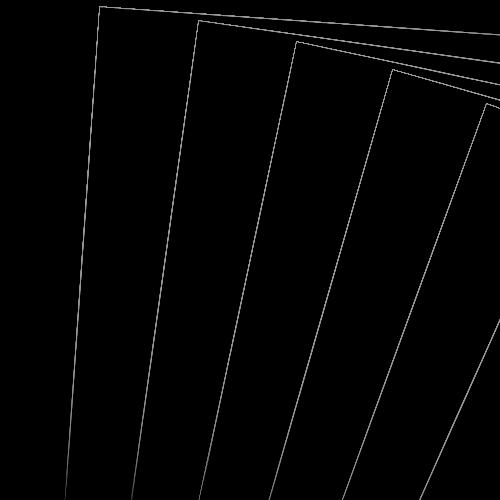
Frame 1 (no input)
Frame 60 (the mouse pressed at the canvas centre just before this capture): identical to frame 1, image omitted
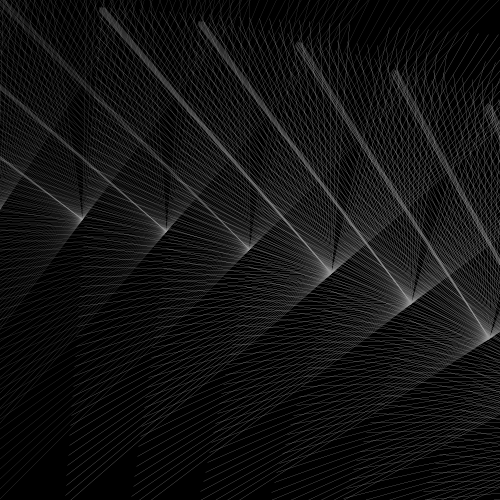
Frame 120 (the mouse held since frame 60 and released just before this capture)

The Processing sketch that drew these frames (run headless with seeded random() and noise(); from frame 60 on, the mouse is pressed at the canvas centre):

// Processing sketch: processing_84230
// ── processing_84230.pde

void setup()
{
  size(500,500);
 
}

void draw ()
{
  smooth();
  background(0);
   noFill();
  
  for (int posX=25; posX<width; posX=posX+50)
  {
  
   for (int posY=25; posY<height; posY=posY+50)
   {
    
  
  stroke(255);
  rotate(PI/45);
  translate(100, 0);


stroke(153);
strokeWeight(0.01);

line(mouseX, mouseY, 1, 0);
line(mouseX, mouseY, 2, 0);
line(mouseX, mouseY, 3, 0);
line(mouseX, mouseY, 4, 0);
line(mouseX, mouseY, 5, 0);
line(mouseX, mouseY, 10, 0);
line(mouseX, mouseY, 20, 0);
line(mouseX, mouseY, 30, 0);
line(mouseX, mouseY, 40, 0);
line(mouseX, mouseY, 50, 0);
line(mouseX, mouseY, 60, 0);
line(mouseX, mouseY, 70, 0);
line(mouseX, mouseY, 80, 0);
line(mouseX, mouseY, 90, 0);
line(mouseX, mouseY, 100, 0);
line(mouseX, mouseY, 110, 0);
line(mouseX, mouseY, 120, 0);
line(mouseX, mouseY, 130, 0);
line(mouseX, mouseY, 140, 0);
line(mouseX, mouseY, 150, 0);
line(mouseX, mouseY, 160, 0);
line(mouseX, mouseY, 170, 0);
line(mouseX, mouseY, 180, 0);
line(mouseX, mouseY, 190, 0);
line(mouseX, mouseY, 200, 0);
line(mouseX, mouseY, 210, 0);
line(mouseX, mouseY, 220, 0);
line(mouseX, mouseY, 230, 0);
line(mouseX, mouseY, 240, 0);
line(mouseX, mouseY, 250, 0);
line(mouseX, mouseY, 290, 0);
line(mouseX, mouseY, 300, 0);
line(mouseX, mouseY, 310, 0);
line(mouseX, mouseY, 320, 0);
line(mouseX, mouseY, 330, 0);
line(mouseX, mouseY, 340, 0);
line(mouseX, mouseY, 350, 0);
line(mouseX, mouseY, 360, 0);
line(mouseX, mouseY, 370, 0);
line(mouseX, mouseY, 380, 0);
line(mouseX, mouseY, 390, 0);
line(mouseX, mouseY, 400, 0);
line(mouseX, mouseY, 410, 0);
line(mouseX, mouseY, 420, 0);
line(mouseX, mouseY, 430, 0);
line(mouseX, mouseY, 440, 0);
line(mouseX, mouseY, 450, 0);
line(mouseX, mouseY, 460, 0);
line(mouseX, mouseY, 470, 0);
line(mouseX, mouseY, 480, 0);
line(mouseX, mouseY, 490, 0);
line(mouseX, mouseY, 500, 0);
line(mouseX, mouseY, 0, 1);
line(mouseX, mouseY, 0, 2);
line(mouseX, mouseY, 0, 3);
line(mouseX, mouseY, 0, 4);
line(mouseX, mouseY, 0, 5);
line(mouseX, mouseY, 0, 10);
line(mouseX, mouseY, 0, 20);
line(mouseX, mouseY,0, 30);
line(mouseX, mouseY, 0, 40);
line(mouseX, mouseY, 0, 50);
line(mouseX, mouseY, 0, 60);
line(mouseX, mouseY, 0, 70);
line(mouseX, mouseY, 0, 80);
line(mouseX, mouseY, 0, 90);
line(mouseX, mouseY, 0, 100);
line(mouseX, mouseY, 0, 110);
line(mouseX, mouseY, 0, 120);
line(mouseX, mouseY, 0, 130);
line(mouseX, mouseY, 0, 140);
line(mouseX, mouseY, 0, 150);
line(mouseX, mouseY, 0, 160);
line(mouseX, mouseY, 0, 170);
line(mouseX, mouseY, 0, 180);
line(mouseX, mouseY, 0, 190);
line(mouseX, mouseY, 0, 200);
line(mouseX, mouseY, 0, 210);
line(mouseX, mouseY, 0, 220);
line(mouseX, mouseY, 0, 230);
line(mouseX, mouseY, 0, 240);
line(mouseX, mouseY, 0, 250);
line(mouseX, mouseY, 0, 260);
line(mouseX, mouseY, 0, 270);
line(mouseX, mouseY, 0, 280);
line(mouseX, mouseY, 0, 290);
line(mouseX, mouseY, 0, 300);
line(mouseX, mouseY, 0, 310);
line(mouseX, mouseY, 0, 320);
line(mouseX, mouseY, 0, 330);
line(mouseX, mouseY, 0, 340);
line(mouseX, mouseY, 0, 350);
line(mouseX, mouseY, 0, 360);
line(mouseX, mouseY, 0, 370);
line(mouseX, mouseY, 0, 380);
line(mouseX, mouseY, 0, 390);
line(mouseX, mouseY, 0, 400);
line(mouseX, mouseY, 0, 410);
line(mouseX, mouseY, 0, 420);
line(mouseX, mouseY, 0, 430);
line(mouseX, mouseY, 0, 440);
line(mouseX, mouseY, 0, 450);
line(mouseX, mouseY, 0, 460);
line(mouseX, mouseY, 0, 470);
line(mouseX, mouseY, 0, 480);
line(mouseX, mouseY, 0, 490);
line(mouseX, mouseY, 0, 500);
}
 
}
  
}
